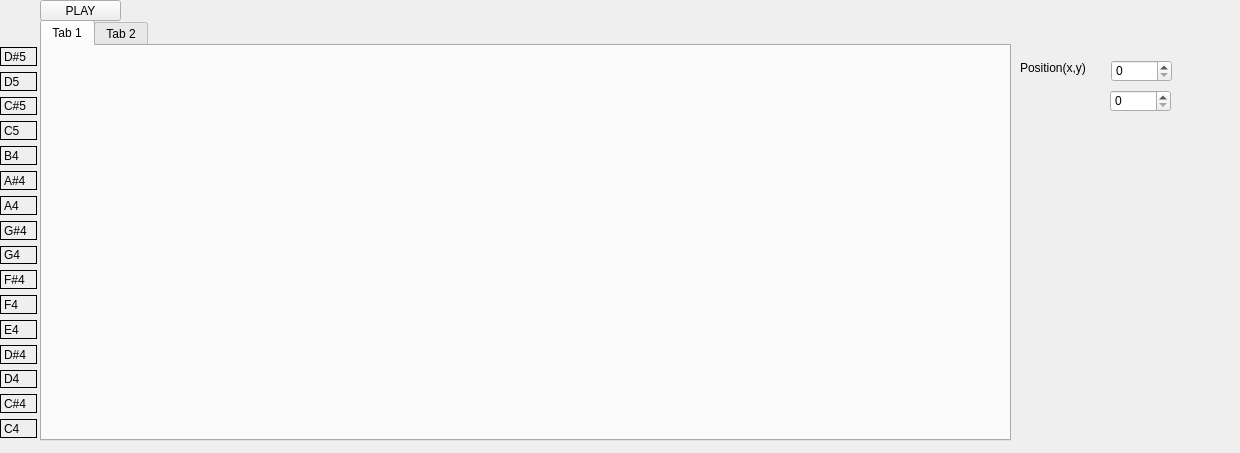
<?xml version="1.0" encoding="UTF-8"?>
<ui version="4.0">
 <class>mainwindow</class>
 <widget class="QWidget" name="mainwindow">
  <property name="geometry">
   <rect>
    <x>0</x>
    <y>0</y>
    <width>1240</width>
    <height>453</height>
   </rect>
  </property>
  <property name="windowTitle">
   <string>Form</string>
  </property>
  <widget class="QTabWidget" name="tabWidget">
   <property name="geometry">
    <rect>
     <x>40</x>
     <y>20</y>
     <width>971</width>
     <height>421</height>
    </rect>
   </property>
   <property name="autoFillBackground">
    <bool>true</bool>
   </property>
   <property name="currentIndex">
    <number>0</number>
   </property>
   <widget class="QWidget" name="tab">
    <attribute name="title">
     <string>Tab 1</string>
    </attribute>
   </widget>
   <widget class="QWidget" name="tab_2">
    <attribute name="title">
     <string>Tab 2</string>
    </attribute>
   </widget>
  </widget>
  <widget class="QWidget" name="verticalLayoutWidget">
   <property name="geometry">
    <rect>
     <x>0</x>
     <y>47</y>
     <width>37</width>
     <height>391</height>
    </rect>
   </property>
   <layout class="QVBoxLayout" name="verticalLayout">
    <item>
     <widget class="QLabel" name="label_6">
      <property name="frameShape">
       <enum>QFrame::Box</enum>
      </property>
      <property name="text">
       <string>D#5</string>
      </property>
     </widget>
    </item>
    <item>
     <widget class="QLabel" name="label_14">
      <property name="frameShape">
       <enum>QFrame::Box</enum>
      </property>
      <property name="text">
       <string>D5</string>
      </property>
     </widget>
    </item>
    <item>
     <widget class="QLabel" name="label_5">
      <property name="frameShape">
       <enum>QFrame::Box</enum>
      </property>
      <property name="text">
       <string>C#5</string>
      </property>
     </widget>
    </item>
    <item>
     <widget class="QLabel" name="label_13">
      <property name="frameShape">
       <enum>QFrame::Box</enum>
      </property>
      <property name="text">
       <string>C5</string>
      </property>
     </widget>
    </item>
    <item>
     <widget class="QLabel" name="label_4">
      <property name="frameShape">
       <enum>QFrame::Box</enum>
      </property>
      <property name="text">
       <string>B4</string>
      </property>
     </widget>
    </item>
    <item>
     <widget class="QLabel" name="label_12">
      <property name="frameShape">
       <enum>QFrame::Box</enum>
      </property>
      <property name="text">
       <string>A#4</string>
      </property>
     </widget>
    </item>
    <item>
     <widget class="QLabel" name="label_3">
      <property name="frameShape">
       <enum>QFrame::Box</enum>
      </property>
      <property name="text">
       <string>A4</string>
      </property>
     </widget>
    </item>
    <item>
     <widget class="QLabel" name="label_11">
      <property name="frameShape">
       <enum>QFrame::Box</enum>
      </property>
      <property name="text">
       <string>G#4</string>
      </property>
     </widget>
    </item>
    <item>
     <widget class="QLabel" name="label_8">
      <property name="frameShape">
       <enum>QFrame::Box</enum>
      </property>
      <property name="text">
       <string>G4</string>
      </property>
     </widget>
    </item>
    <item>
     <widget class="QLabel" name="label_9">
      <property name="frameShape">
       <enum>QFrame::Box</enum>
      </property>
      <property name="text">
       <string>F#4</string>
      </property>
     </widget>
    </item>
    <item>
     <widget class="QLabel" name="label_18">
      <property name="frameShape">
       <enum>QFrame::Box</enum>
      </property>
      <property name="text">
       <string>F4</string>
      </property>
     </widget>
    </item>
    <item>
     <widget class="QLabel" name="label_15">
      <property name="frameShape">
       <enum>QFrame::Box</enum>
      </property>
      <property name="text">
       <string>E4</string>
      </property>
     </widget>
    </item>
    <item>
     <widget class="QLabel" name="label_16">
      <property name="frameShape">
       <enum>QFrame::Box</enum>
      </property>
      <property name="text">
       <string>D#4</string>
      </property>
     </widget>
    </item>
    <item>
     <widget class="QLabel" name="label_10">
      <property name="frameShape">
       <enum>QFrame::Box</enum>
      </property>
      <property name="text">
       <string>D4</string>
      </property>
     </widget>
    </item>
    <item>
     <widget class="QLabel" name="label_17">
      <property name="frameShape">
       <enum>QFrame::Box</enum>
      </property>
      <property name="text">
       <string>C#4</string>
      </property>
     </widget>
    </item>
    <item>
     <widget class="QLabel" name="label_7">
      <property name="frameShape">
       <enum>QFrame::Box</enum>
      </property>
      <property name="text">
       <string>C4</string>
      </property>
     </widget>
    </item>
   </layout>
  </widget>
  <widget class="QPushButton" name="PlayButton">
   <property name="geometry">
    <rect>
     <x>40</x>
     <y>0</y>
     <width>81</width>
     <height>21</height>
    </rect>
   </property>
   <property name="text">
    <string>PLAY</string>
   </property>
  </widget>
  <widget class="QLabel" name="PositionText">
   <property name="geometry">
    <rect>
     <x>1020</x>
     <y>60</y>
     <width>81</width>
     <height>16</height>
    </rect>
   </property>
   <property name="text">
    <string>Position(x,y)</string>
   </property>
  </widget>
  <widget class="QSpinBox" name="xPosSpinBox">
   <property name="geometry">
    <rect>
     <x>1111</x>
     <y>60</y>
     <width>61</width>
     <height>22</height>
    </rect>
   </property>
  </widget>
  <widget class="QSpinBox" name="yPosSpinBox">
   <property name="geometry">
    <rect>
     <x>1110</x>
     <y>90</y>
     <width>61</width>
     <height>22</height>
    </rect>
   </property>
  </widget>
 </widget>
 <resources/>
 <connections>
  <connection>
   <sender>PlayButton</sender>
   <signal>clicked()</signal>
   <receiver>mainwindow</receiver>
   <slot>PlaySong()</slot>
   <hints>
    <hint type="sourcelabel">
     <x>106</x>
     <y>9</y>
    </hint>
    <hint type="destinationlabel">
     <x>219</x>
     <y>13</y>
    </hint>
   </hints>
  </connection>
 </connections>
 <slots>
  <slot>PlaySong()</slot>
 </slots>
</ui>
